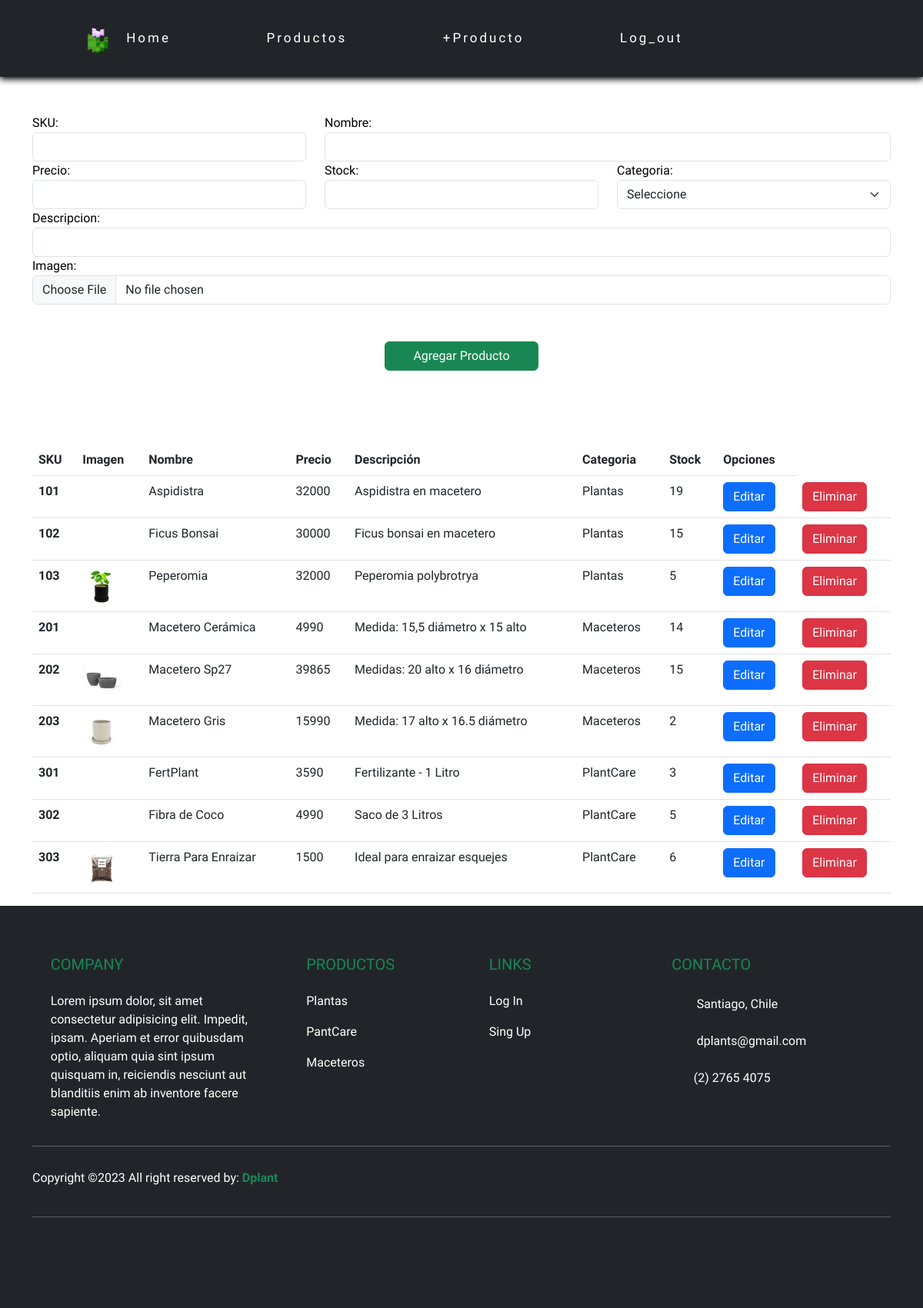
The app's page /agregarProductoBDD.html/ (signed in), older data.
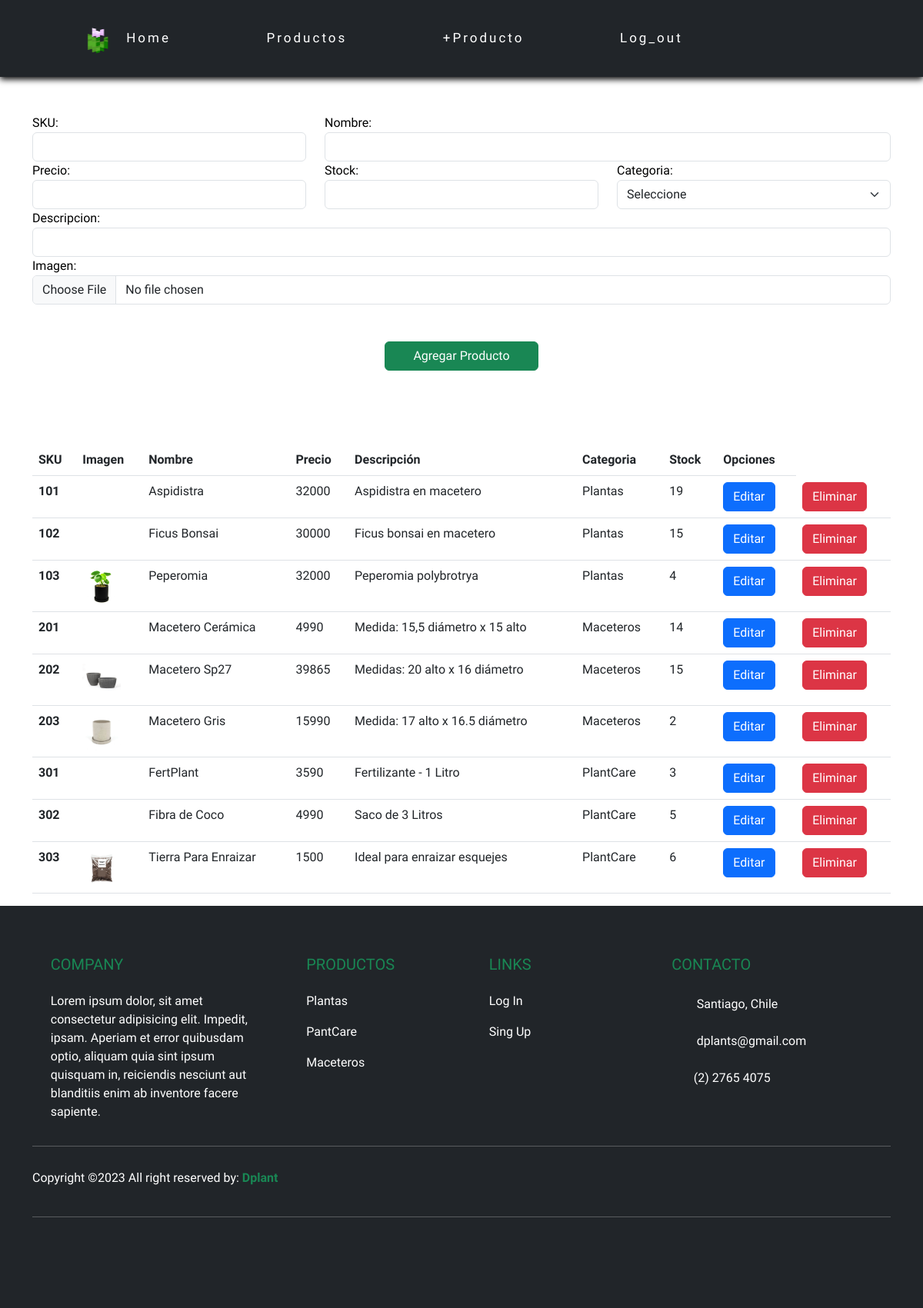
The same page, newer data.
### apps/Tienda/models.py (models this page shows, shortened)
class Producto(models.Model):
    sku = models.CharField(primary_key=True,max_length=15)
    nombre = models.CharField(max_length=50)
    precio = models.IntegerField()
    stock = models.IntegerField()
    fecha = models.DateField(auto_now_add=True)
    descripcion = models.CharField(max_length=120)
    imagenUrl = models.ImageField(upload_to="imgProducto")
    categoriaId = models.ForeignKey(Categoria, on_delete=models.CASCADE)

class Categoria(models.Model):
    id_categoria = models.IntegerField(primary_key=True)
    nombre_categoria = models.CharField(max_length=22)

### apps/Tienda/views.py (the view)
# urls.py: path('agregarProductoBDD.html/', cargarAgregarProductos , name='cargar_P_BDD'),
@login_required
def cargarAgregarProductos(request):
    categorias = Categoria.objects.all()
    productos = Producto.objects.all()
    return render(request,"agregarProductoBDD.html",{"cate":categorias,"prod":productos})

### apps/Tienda/templates/agregarProductoBDD.html (shortened to what this page needs)
{% extends './base.html' %}
{% load static %}
{% block body %}
    <div class="container mt-5">
        <form id="formularioAgregar" action="/agregarProductoF" method="POST" enctype="multipart/form-data">{% csrf_token %}
            <div class="row">
                <div class="col-md-4">
                    <label for="txtSku">SKU:</label>
                    <input name="txtSku" id="txtSku" type="text" class="form-control">
                </div>
                <div class="col-md-8">
                    <label for="txtnombre">Nombre:</label>
                    <input name="txtnombre" id="txtnombre" type="text" class="form-control">
                </div>
                <div class="col-md-4">
                    <label for="txtprecio">Precio:</label>
                    <input name="txtprecio" id="txtprecio" type="text" class="form-control">
                </div>
                <div class="col-md-4">
                    <label for="txtStock">Stock:</label>
                    <input name="txtStock" id="txtStock" type="text" class="form-control">
                </div>
                <div class="col-md-4">
                    <label for="cmbCategoria">Categoria:</label>
                    <select id="cmbCategoria" name="cmbCategoria" class="form-select" aria-label="Default select example">
                        <option disabled selected>Seleccione</option>
                    </select>
                </div>
                <div class="col-md-12">
                    <label for="txtDescripcion">Descripcion:</label>
                    <input name="txtDescripcion" id="txtDescripcion" type="text" class="form-control">
                </div>
                <div class="col-md-12">
                    <label for="txtImagen">Imagen:</label>
                    <input name="txtImagen" id="txtImagen" type="file" class="form-control">
                </div>
            </div>
            <div class="row d-flex justify-content-around">
                <button class="btn btn-success mt-5 mb-5" type="submit" style="width: 200px;">Agregar Producto</button>
            </div>
        </form>
    </div>
    <div class="container mt-5">
        <table class="table">
            <thead>
            <tr>
                <th scope="col">SKU</th>
                <th scope="col">Imagen</th>
                <th scope="col">Nombre</th>
                <th scope="col">Precio</th>
                <th scope="col">Descripción</th>
                <th scope="col">Categoria</th>
                <th scope="col">Stock</th>
                <th scope="col">Opciones</th>
            </tr>
            </thead>
            <tbody>
                {% for p in prod %}
            <tr>
                <th scope="row">{{p.sku}}</th>
                <td><img src="{{p.imagenUrl.url}}" alt="" height="50"></td>
                <td>
                    {{p.nombre}}
                </td>
                <td>
                    {{p.precio}}
                </td>
                <td>
                    {{p.descripcion}}
                </td>
                <td>
                    {{p.categoriaId.nombre_categoria}}
                </td>
                <td>
                    {{p.stock}}
                </td>
                <td><a href="/editarProducto/{{p.sku}}" class="btn btn-primary">Editar</a></td>
                <td><a href="/eliminarProducto/{{p.sku}}" class="btn btn-danger">Eliminar</a></td>
            </tr>
                {% endfor %}
            </tbody>
        </table>
    </div>
{% endblock %}

Row changes from the older to the newer data that the page shows:
changed Producto "Peperomia": stock "5" → "4"
